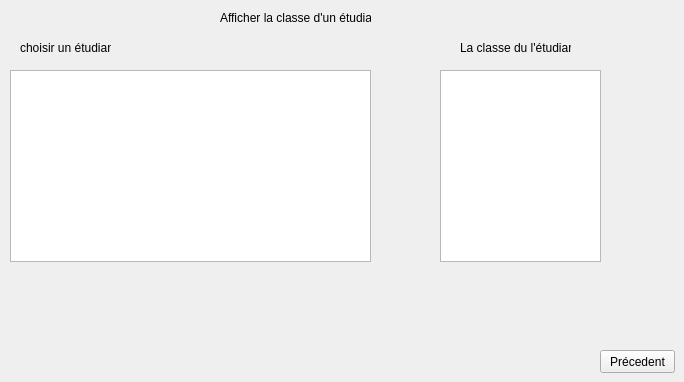
       <widget class="QWidget" name="page_5">
        <widget class="QLabel" name="label_48">
         <property name="geometry">
          <rect>
           <x>220</x>
           <y>10</y>
           <width>151</width>
           <height>16</height>
          </rect>
         </property>
         <property name="text">
          <string>Afficher la classe d'un étudiant </string>
         </property>
        </widget>
        <widget class="QLabel" name="label_49">
         <property name="geometry">
          <rect>
           <x>20</x>
           <y>40</y>
           <width>91</width>
           <height>16</height>
          </rect>
         </property>
         <property name="text">
          <string>choisir un étudiant</string>
         </property>
        </widget>
        <widget class="QLabel" name="label_50">
         <property name="geometry">
          <rect>
           <x>460</x>
           <y>40</y>
           <width>111</width>
           <height>16</height>
          </rect>
         </property>
         <property name="text">
          <string>La classe du l'étudiant</string>
         </property>
        </widget>
        <widget class="QTableView" name="ListeEtudclasse">
         <property name="geometry">
          <rect>
           <x>10</x>
           <y>70</y>
           <width>361</width>
           <height>192</height>
          </rect>
         </property>
        </widget>
        <widget class="QTableView" name="classdedunetud">
         <property name="geometry">
          <rect>
           <x>440</x>
           <y>70</y>
           <width>161</width>
           <height>192</height>
          </rect>
         </property>
        </widget>
        <widget class="QPushButton" name="pushButton_21">
         <property name="geometry">
          <rect>
           <x>600</x>
           <y>350</y>
           <width>75</width>
           <height>23</height>
          </rect>
         </property>
         <property name="text">
          <string>Précedent</string>
         </property>
        </widget>
       </widget>
